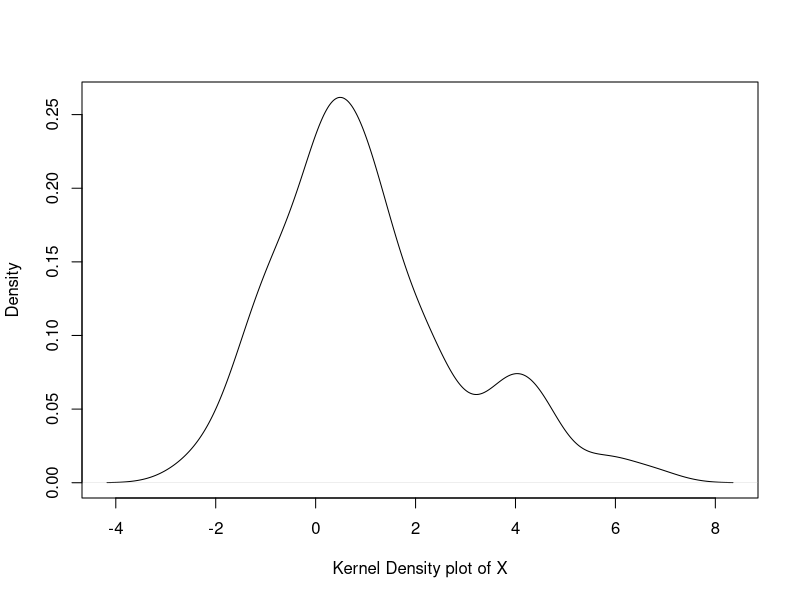

Write the R code that produced this figure.
bivariate.normal <- function(M1, M2, S1, S2, p1){
  if (runif(1)<= p1){
    return(rnorm(1,mean=M1,sd=sqrt(S1)))
  } else {
    return(rnorm(1,mean=M2,sd=sqrt(S2)))
  }}
X <- NULL
set.seed(40)
for (i in 1:100){
  X[i] <- bivariate.normal(M1=0, M2=3,S1=1,S2=4,p1=.7)
}
plot(density(X), xlab='Kernel Density plot of X',main='')